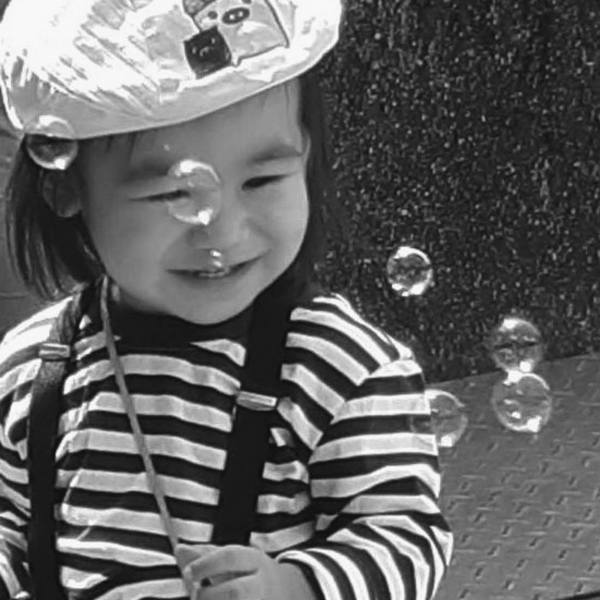
#> input picture Project2/kid.tif, 600 x 600 px
$ python test.py
#> lines starting #> are read from the running program, lines starting #| are printed output that depends on the picture
#> in main, f is the input picture: shape (600, 600); min 16, max 248, mean 99.4
import numpy as np
import cv2
import os, argparse
from matplotlib import pyplot as plt

def get_parser():
    parser = argparse.ArgumentParser(description='Filters demo')
    parser.add_argument('--no_save_img', dest='save_img', action='store_false', default=True)
    parser.add_argument('--no_show_img', dest='show_img', action='store_false', default=True)
    return parser

# Function to map each intensity level to output intensity level.
# [105 lines left out: functions pixelVal, prep_plot, plot_and_save, Gaussian_Filter, not called in this run]

def padding_img(img, times):
#> called with times = 2
    M, N = img.shape
#> M = 600; N = 600
    zeros_array = np.zeros((M, N * (times-1)), dtype=np.float32)
    img = np.hstack([img, zeros_array])
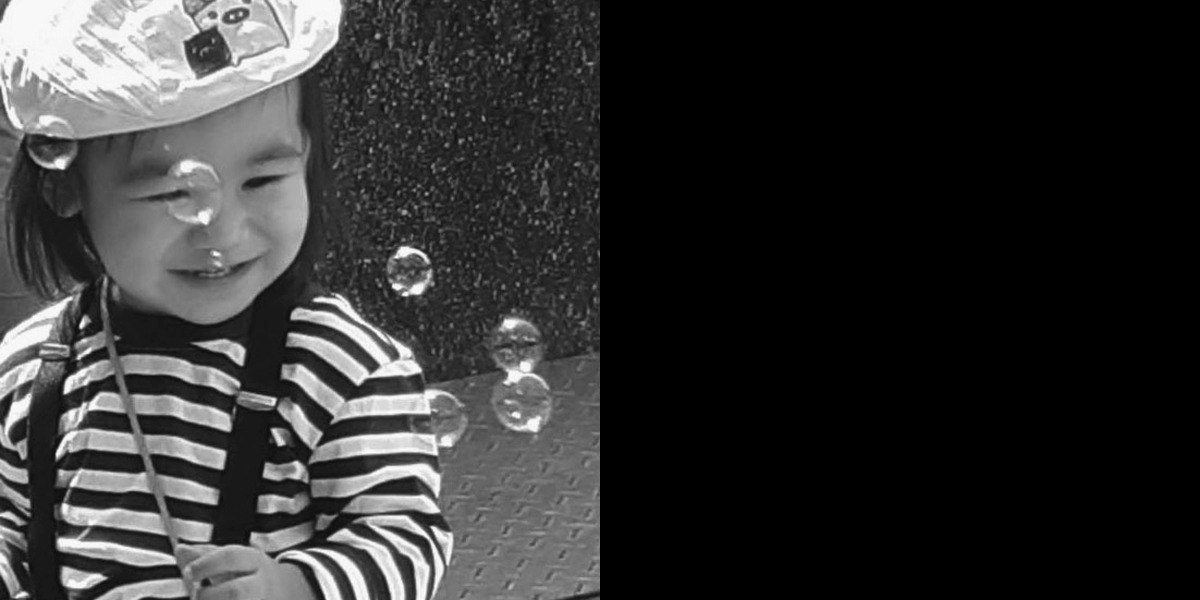
#> img: shape (600, 1200) float32; min 0, max 248, mean 49.7
    zeros_array = np.zeros((M * (times-1), N * (times)), dtype=np.float32)
    img = np.vstack([img, zeros_array])
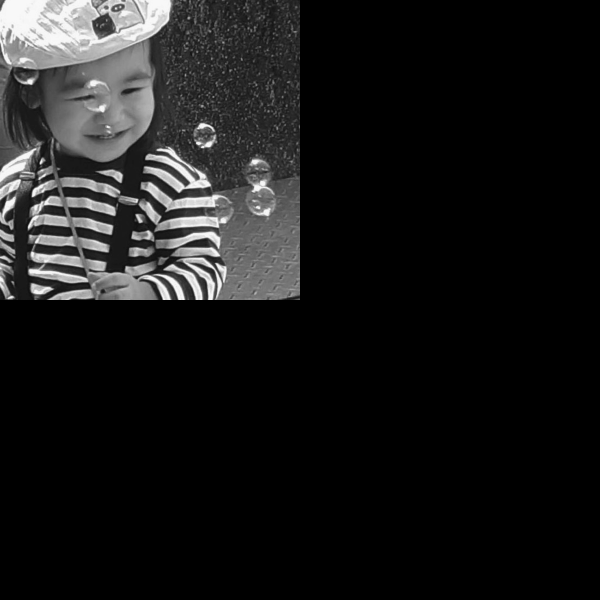
#> img: shape (1200, 1200) float32 (shown at 1/2 size); min 0, max 248, mean 24.9
    return img

# [8 lines left out: function create_minus_xy_array, not called in this run]

def main(parser):
    args = parser.parse_args()
    img_list = []
    img_name = []
    demo_names = ['kid']#, 'fruit']
    files_type = ['.tif']#, '.tif']

    for demo_name, file_type in zip(demo_names, files_type):
        file = demo_name + file_type
        print(f'Running {file}')

        f = cv2.imread(file, 0)
        f = padding_img(f, times=2)
        M,N = f.shape
#> M = 1200; N = 1200
        print(f.shape)
#| (1200, 1200)
        F = np.fft.fft2(f)
        Fshift = np.fft.fftshift(F)
        H = np.zeros((M,N), dtype=np.float32)
        D0 = 10
        for u in range(M):
            for v in range(N):
                D = np.sqrt((u-M/2)**2 + (v-N/2)**2)
                H[u,v] = np.exp(-D**2/(2*D0*D0))
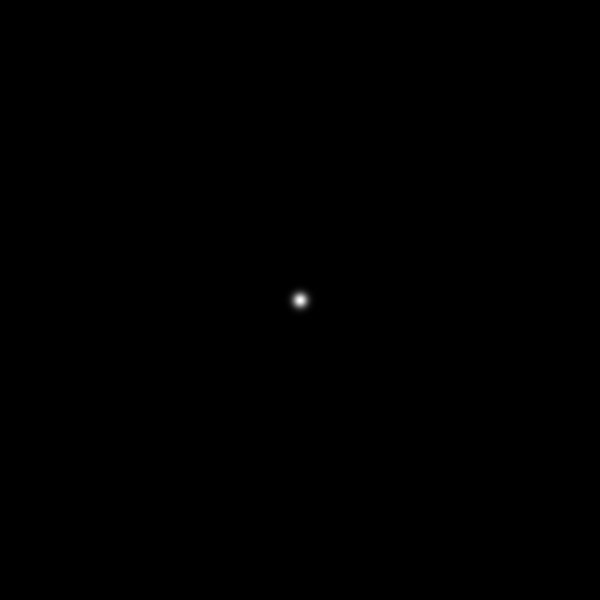
#> H: shape (1200, 1200) float32 (shown at 1/2 size); min 0, max 1, mean 0.000436

        Gshift = Fshift * H
        G = np.fft.ifftshift(Gshift)
        g = np.abs(np.fft.ifft2(G))
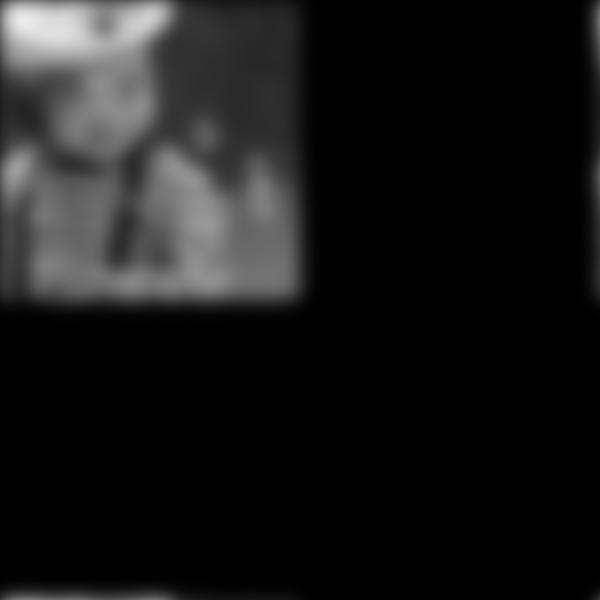
#> g: shape (1200, 1200) float64 (shown at 1/2 size); min 9.77e-14, max 234.9, mean 24.9

        plt.figure(figsize=(5,5))
        plt.imshow(g, cmap='gray')
        plt.axis('off')
        plt.show()

        plt.figure(figsize=(5,5))
        plt.imshow(np.log1p(np.abs(Gshift)), cmap='gray')
        plt.axis('off')
        plt.show()
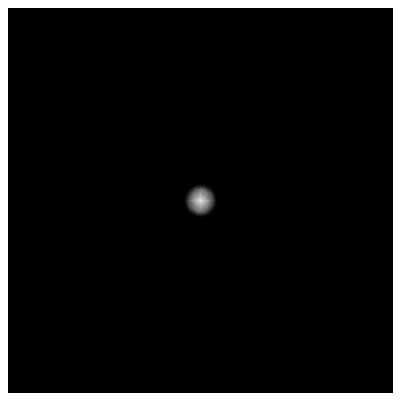
#> figure drawn by matplotlib, 1 panel

        plt.figure(figsize=(5,5))
        plt.imshow(np.log1p(np.abs(G)), cmap='gray')
        plt.axis('off')
        plt.show()

if __name__ == "__main__":
    main(get_parser())

$ run again, with Project2/fruit.tif copied over Project2/kid.tif
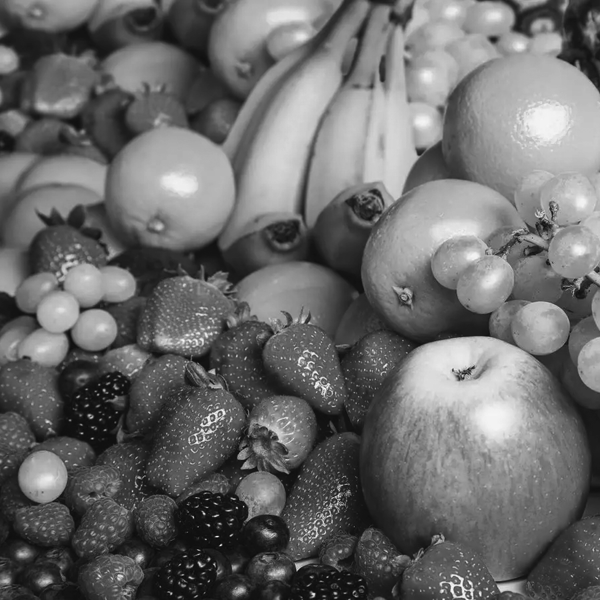
#> input picture Project2/fruit.tif, 600 x 600 px
#> in main, f is the input picture: shape (600, 600); min 8, max 255, mean 106.3
#> in padding_img, `img = np.hstack([img, zeros_array])`:
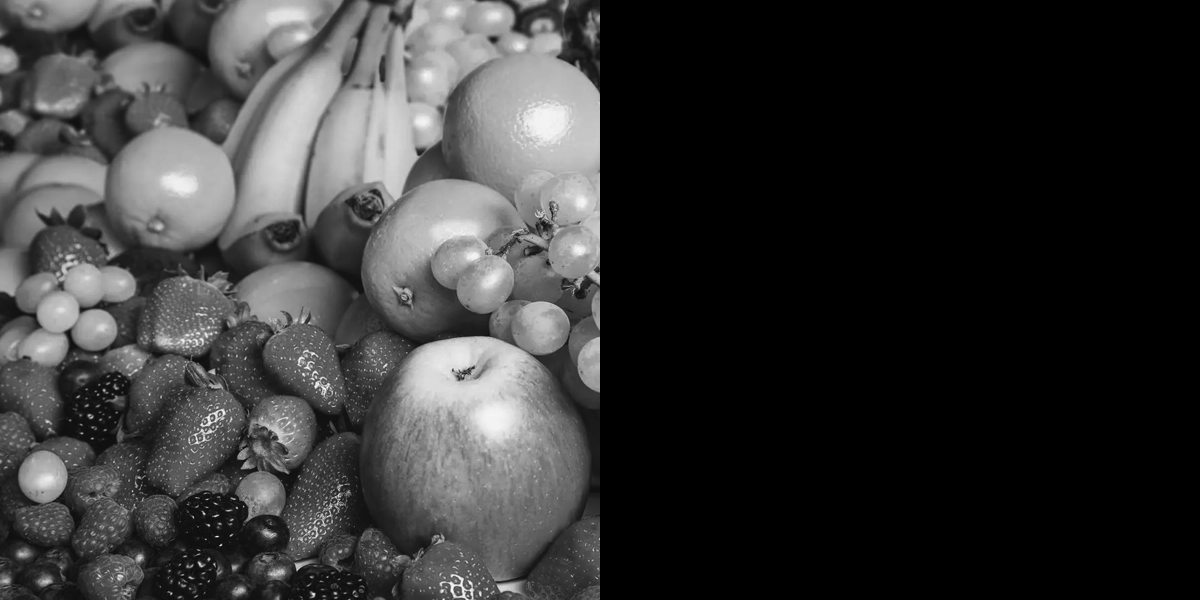
#> img: shape (600, 1200) float32; min 0, max 255, mean 53.1
#| (1200, 1200)
#> in main, `g = np.abs(np.fft.ifft2(G))`:
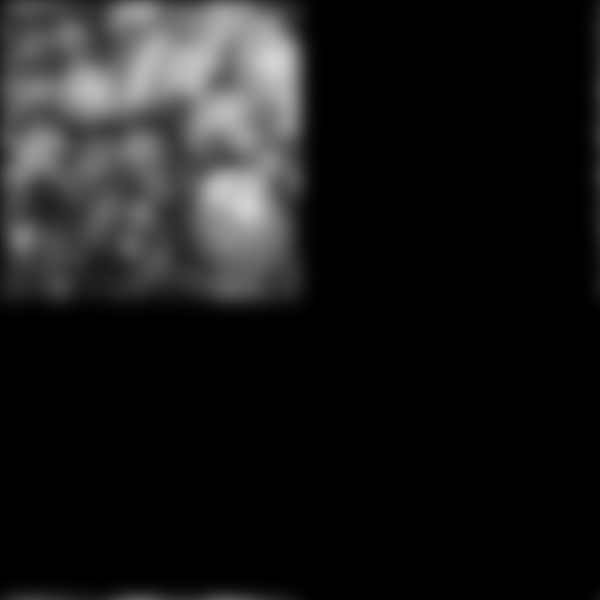
#> g: shape (1200, 1200) float64 (shown at 1/2 size); min 2.52e-12, max 212.2, mean 26.6
